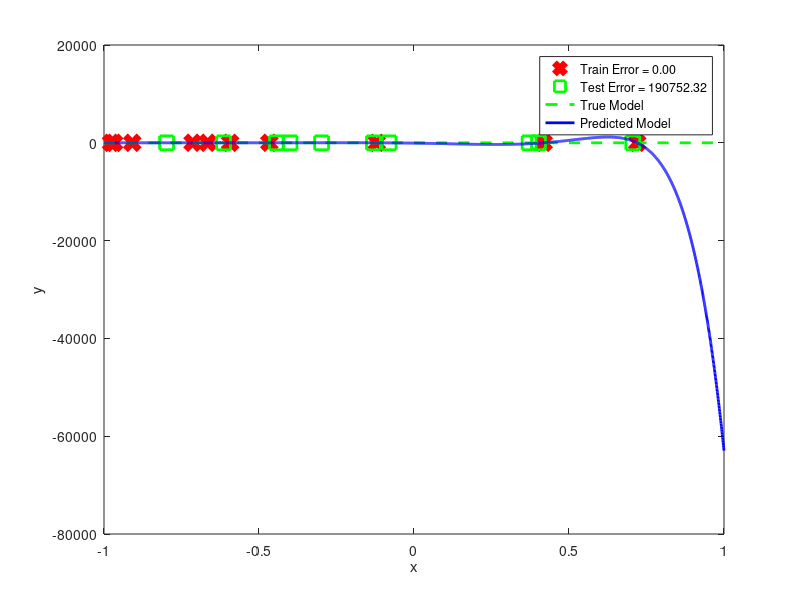

The MATLAB source for this figure: (Note: this script raises an error after producing the figure.)
clear
close all

rng(200)
N=10;
Ntest=N;
x=2*rand(N,1)-1;
y=-x.^2+(0.1)*randn(N,1);
xtest=2*rand(Ntest,1)-1;
ytest=-xtest.^2+(0.1)*randn(Ntest,1);

X=[x.^9 x.^8 x.^7 x.^6 x.^5 x.^4 x.^3 x.^2 x ones(length(x),1)];
Xtest=[xtest.^9 xtest.^8 xtest.^7 xtest.^6 xtest.^5 xtest.^4 ...
    xtest.^3 xtest.^2 xtest ones(length(xtest),1)];
for lambda=[0 0.5 5 10]
    theta=(X'*X+lambda*eye(10,10))\(X'*y);
    TrainErr=norm(y-X*theta)^2;
    TestErr=norm(ytest-Xtest*theta)^2;
    figure
    plot(x,y,'rx','Markersize',10,'LineWidth',5)
    xlim([-1 1]);
    xlabel('x'); ylabel('y');
    hold on
    plot(xtest,ytest,'gs','Markersize',10,'LineWidth',2)
    fplot(@(t) -t.^2,[-1 1],'g--','LineWidth',2);
    fplot(@(t) theta(1)*t.^9+theta(2)*t.^8+theta(3)*t.^7+theta(4)*t.^6+...
        theta(5)*t.^5+theta(6)*t.^4+theta(7)*t.^3+theta(8)*t.^2+...
        theta(9)*t+theta(10),[-1 1],'b','LineWidth',2)
    legend(['Train Error = ',num2str(TrainErr,'%.2f')],...
        ['Test Error = ',num2str(TestErr,'%.2f')],...
        'True Model','Predicted Model','Location','SE');
    title(['\lambda=',num2str(lambda),'      |\theta|=',...
        num2str(norm(theta))]);
    grid
end
